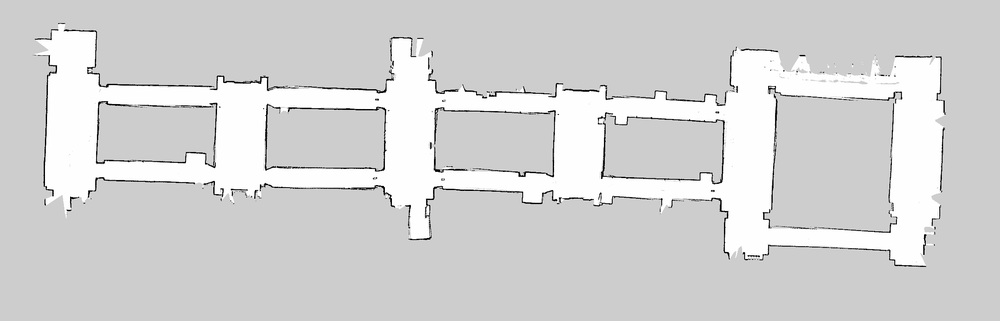
#> input picture diem_turtlebot_ws/src/map/diem_map.pgm, 1000 x 321 px, shrunk from 2424 x 777 before the run
$ python scheletrizza.py
#> lines starting #> are read from the running program, lines starting #| are printed output that depends on the picture; after the words box and inside, x2 and y2 are one past the last pixel; in counts of white or black regions, pixels touching at a corner belong together
import numpy as np
import cv2
import matplotlib.pyplot as plt
import networkx as nx
from scipy.ndimage import distance_transform_edt
from skimage.morphology import skeletonize
from scipy.spatial import distance

# --- Funzione per caricare la mappa ---
def load_map(image_path):
    """
    Carica un'immagine in scala di grigi dal percorso specificato.

    Parameters:
        image_path (str): Il percorso dell'immagine.

    Returns:
        numpy.ndarray: L'immagine caricata in scala di grigi.
    """
    # Carica l'immagine in scala di grigi
    image = cv2.imread(image_path, cv2.IMREAD_GRAYSCALE)
    if image is None:
        raise FileNotFoundError(f"Errore: impossibile aprire il file {image_path}")
    return image

# --- Funzione per generare la mappa delle distanze euclidee ---
def generate_distance_map(binary_map):
    """
    Calcola la mappa delle distanze euclidee invertendo la mappa binaria.

    Parameters:
        binary_map (numpy.ndarray): Mappa binaria dell'immagine.

    Returns:
        numpy.ndarray: Mappa delle distanze euclidee.
    """
    # Calcola la mappa delle distanze euclidee
    distance_map = distance_transform_edt(1 - binary_map)
    return distance_map

# --- Funzione per creare il diagramma di Voronoi (scheletrizzazione) ---
def generate_voronoi_diagram(distance_map):
    """
    Genera lo scheletro della mappa utilizzando la scheletrizzazione.

    Parameters:
        distance_map (numpy.ndarray): Mappa delle distanze euclidee.

    Returns:
        numpy.ndarray: Mappa scheletrizzata (scheletro di Voronoi).
    """
    # Applica una soglia alla mappa delle distanze
    binary_distance_map = distance_map > 0
    # Applica la scheletrizzazione
    skeleton = skeletonize(binary_distance_map).astype(np.uint8)
    return skeleton

def create_topological_graph(voronoi_skeleton):
    """
    Crea un grafo topologico a partire dallo scheletro di Voronoi.

    Parameters:
        voronoi_skeleton (numpy.ndarray): Mappa scheletrizzata.

    Returns:
        networkx.Graph: Grafo topologico creato.
    """
    # Inizializza il grafo
    topo_map = nx.Graph()

    # Trova i pixel dello scheletro
    skeleton_points = np.argwhere(voronoi_skeleton == 1)

    # Definisce i possibili movimenti (8 connettività)
    moves = [(-1, -1), (-1, 0), (-1, 1),
             (0, -1),          (0, 1),
             (1, -1),  (1, 0),  (1, 1)]

    # Per ogni punto dello scheletro
    for point in skeleton_points:
        x, y = point
        # Aggiungi il nodo al grafo
        topo_map.add_node((x, y))
        # Cerca i vicini
        for dx, dy in moves:
            neighbor_x, neighbor_y = x + dx, y + dy
            # Verifica che le coordinate siano all'interno dei limiti dell'immagine
            if (0 <= neighbor_x < voronoi_skeleton.shape[0]) and (0 <= neighbor_y < voronoi_skeleton.shape[1]):
                if voronoi_skeleton[neighbor_x, neighbor_y] == 1:
                    topo_map.add_edge((x, y), (neighbor_x, neighbor_y))

    return topo_map


# --- Funzione per semplificare il grafo rimuovendo i nodi intermedi ---
def simplify_graph(topo_map):
    """
    Semplifica il grafo rimuovendo i nodi con grado 2 e consolidando gli archi.

    Parameters:
        topo_map (networkx.Graph): Grafo topologico da semplificare.

    Returns:
        networkx.Graph: Grafo topologico semplificato.
    """
    simplified_map = topo_map.copy()
    nodes_to_remove = []

    for node in topo_map.nodes():
        # Se il nodo ha grado 2
        if topo_map.degree(node) == 2:
            neighbors = list(topo_map.neighbors(node))
            # Controlla se i vicini non sono lo stesso nodo
            if neighbors[0] != neighbors[1]:
                # Aggiungi un arco diretto tra i due vicini
                simplified_map.add_edge(neighbors[0], neighbors[1])
            # Marca il nodo per la rimozione
            nodes_to_remove.append(node)

    # Rimuove i nodi intermedi
    simplified_map.remove_nodes_from(nodes_to_remove)

    return simplified_map

# --- Funzione per visualizzare la mappa topologica ---
def visualize_topological_map(voronoi_skeleton, topo_map):
    """
    Visualizza la mappa scheletrizzata con il grafo topologico sovrapposto.

    Parameters:
        voronoi_skeleton (numpy.ndarray): Mappa scheletrizzata.
        topo_map (networkx.Graph): Grafo topologico.
    """
    plt.figure(figsize=(10, 10))
    plt.imshow(voronoi_skeleton, cmap='gray')

    pos = {node: (node[1], node[0]) for node in topo_map.nodes()}
    nx.draw(topo_map, pos, node_size=10, node_color='red', edge_color='blue', width=1)

    plt.title("Mappa Topologica Sovrapposta allo Scheletro di Voronoi")
    plt.axis('off')
    plt.show()

# --- Funzione principale ---
def main(image_path):
    # Carica l'immagine della mappa
#> called with image_path = 'diem_map.pgm'
    occupancy_map = load_map(image_path)
#> in load_map, image is the input picture: shape (321, 1000); min 0, max 255, mean 212

    # Binarizza l'immagine (0: ostacolo, 1: libero)
    _, binary_map = cv2.threshold(occupancy_map, 240, 1, cv2.THRESH_BINARY_INV)
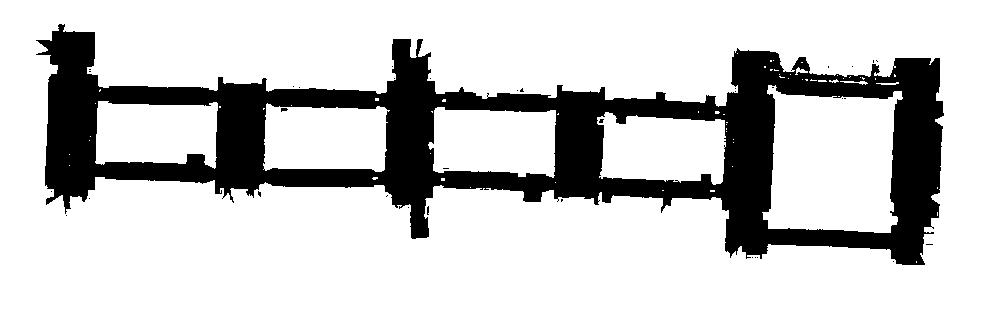
#> binary_map: shape (321, 1000); values 0 (black) and 1 (white), 79.4% white; 35 black regions (33 under 20 px), largest, box (x1, y1, x2, y2) and area: (36, 24, 944, 265) 65963, (281, 108, 288, 112) 20

    # Genera la mappa delle distanze euclidee
    distance_map = generate_distance_map(binary_map)
#> in generate_distance_map, `distance_map = distance_transform_edt(1 - binary_map)`:
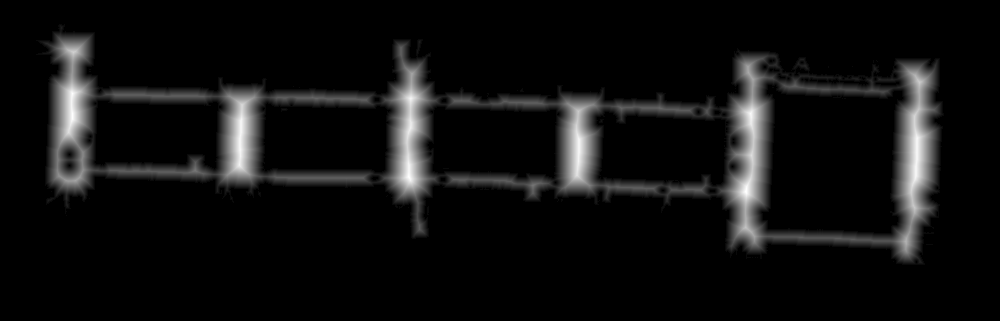
#> distance_map: shape (321, 1000) float64; min 0, max 25.08, mean 1.6; drawn with min black and max white

    # Genera lo scheletro di Voronoi
    voronoi_skeleton = generate_voronoi_diagram(distance_map)
#> in generate_voronoi_diagram, `skeleton = skeletonize(binary_distance_map).astype(np.uint8)`:
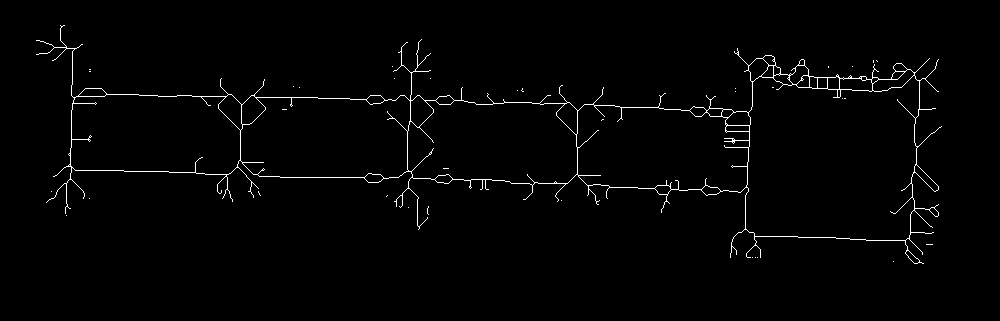
#> skeleton: shape (321, 1000); values 0 (black) and 1 (white), 1.5% white in thin lines or dots, all inside (x1, y1, x2, y2) = (36, 25, 942, 264)

    # Crea il grafo topologico
    topo_map = create_topological_graph(voronoi_skeleton)
#> in create_topological_graph, `skeleton_points = np.argwhere(voronoi_skeleton == 1)`: skeleton_points = 4904 pairs, first value 25 to 263, second value 36 to 941
#> the loop in create_topological_graph, `for point in skeleton_points:` made 4904 passes
#> (x, y) on passes 1 to 3: (25, 60), (25, 63), (25, 64)

    # Semplifica il grafo rimuovendo i nodi intermedi
    simplified_topo_map = simplify_graph(topo_map)

    # Visualizza la mappa topologica
    visualize_topological_map(voronoi_skeleton, simplified_topo_map)
#> in visualize_topological_map, `plt.show()`:
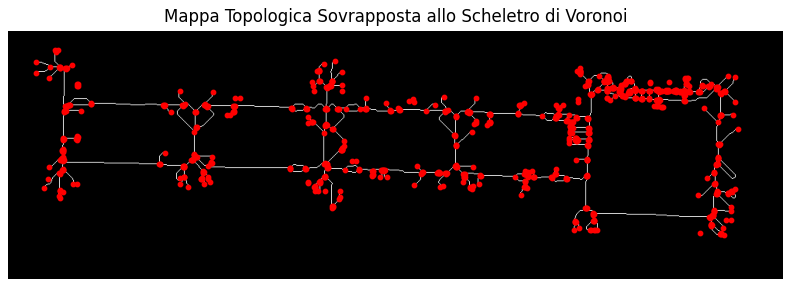
#> figure drawn by matplotlib, 1 panel

# Esegui il codice
if __name__ == "__main__":
    image_path = 'diem_map.pgm'  # Modifica con il percorso della tua immagine
    main(image_path)
